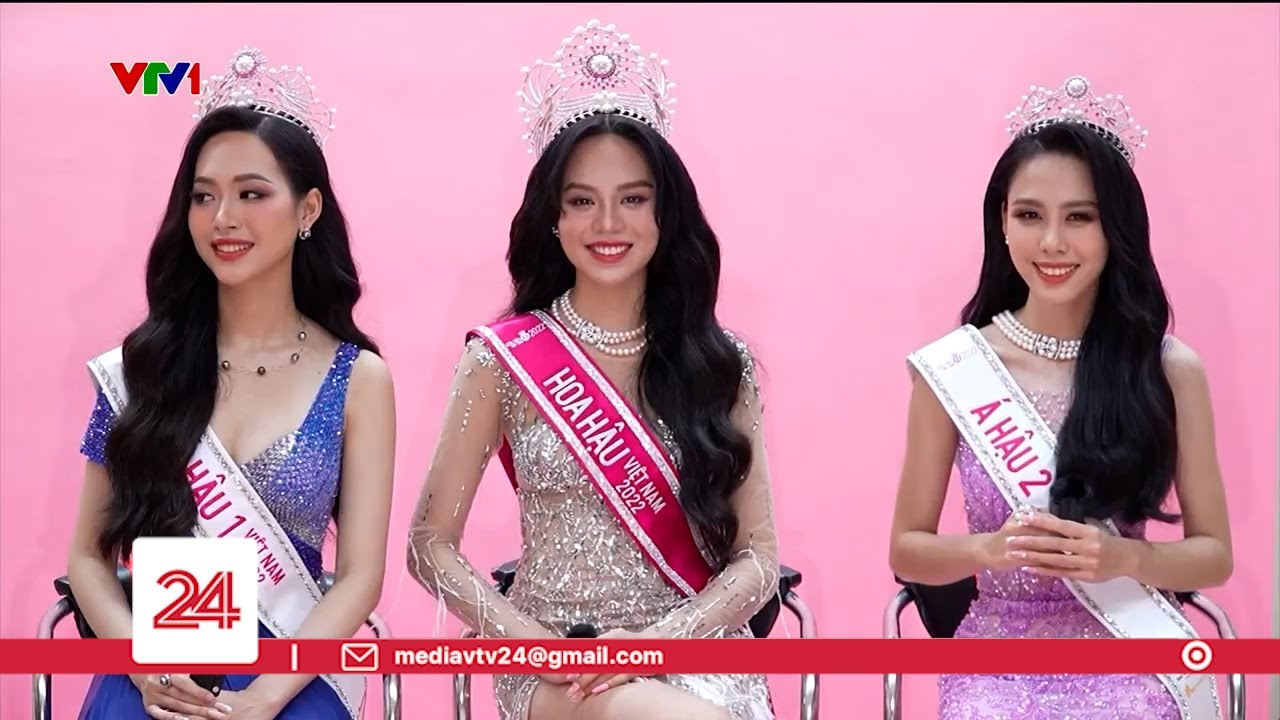
#> input picture workshop7/hoahau.jpg, 1280 x 720 px
$ python Lab7_dong_rom.py
#> lines starting #> are read from the running program, lines starting #| are printed output that depends on the picture
import os
import cv2
import numpy as np
from PIL import Image
from scipy import ndimage
from sklearn.calibration import CalibratedClassifierCV
from sklearn.svm import LinearSVC, SVC


# [77 lines left out: functions face_detection, on_button_click, not called in this run]

# Load the input image
raw_img = cv2.imread('hoahau.jpg')
#> raw_img is the input picture: shape (720, 1280, 3); mean B, G, R 157.7, 137.1, 193.8
img = raw_img

# Create the window
window_name = 'Face Detecter'
cv2.namedWindow(window_name)

# Get the size of the combined image
height, width, _ = img.shape
#> height = 720; width = 1280

# Define button properties
button_text = "DETECT FACE"
name_d = 'haarcascade_frontalface_default.xml'
button_font = cv2.FONT_ITALIC
button_font_scale = 0.6
button_thickness = 1
button_ = cv2.data.haarcascades + name_d
button_padding = 10
button_color = (255, 0, 0)
button_hover_color = (0, 255, 0)

# Get button size and position
button_size, _ = cv2.getTextSize(button_text, button_font, button_font_scale, button_thickness)
button_rect = ((0, 0), (button_size[0] + button_padding*2, button_size[1] + button_padding*2))

# Initialize button hover state
button_hover = False

# Show the image with the button
cv2.setMouseCallback(window_name, on_button_click)

# Wait for a button click
while True:
    #Display the combined image
    cv2.imshow(window_name, img)

    # Draw button
    if button_hover:
        button_text_color = button_hover_color
    else:
        button_text_color = button_color
    cv2.rectangle(img, button_rect[0], button_rect[1], button_text_color, -1)
    cv2.putText(img, button_text,
                (button_rect[0][0] + button_padding, button_rect[0][1] + button_size[1] + button_padding), button_font,
                button_font_scale, (255, 255, 255), button_thickness, cv2.LINE_AA)
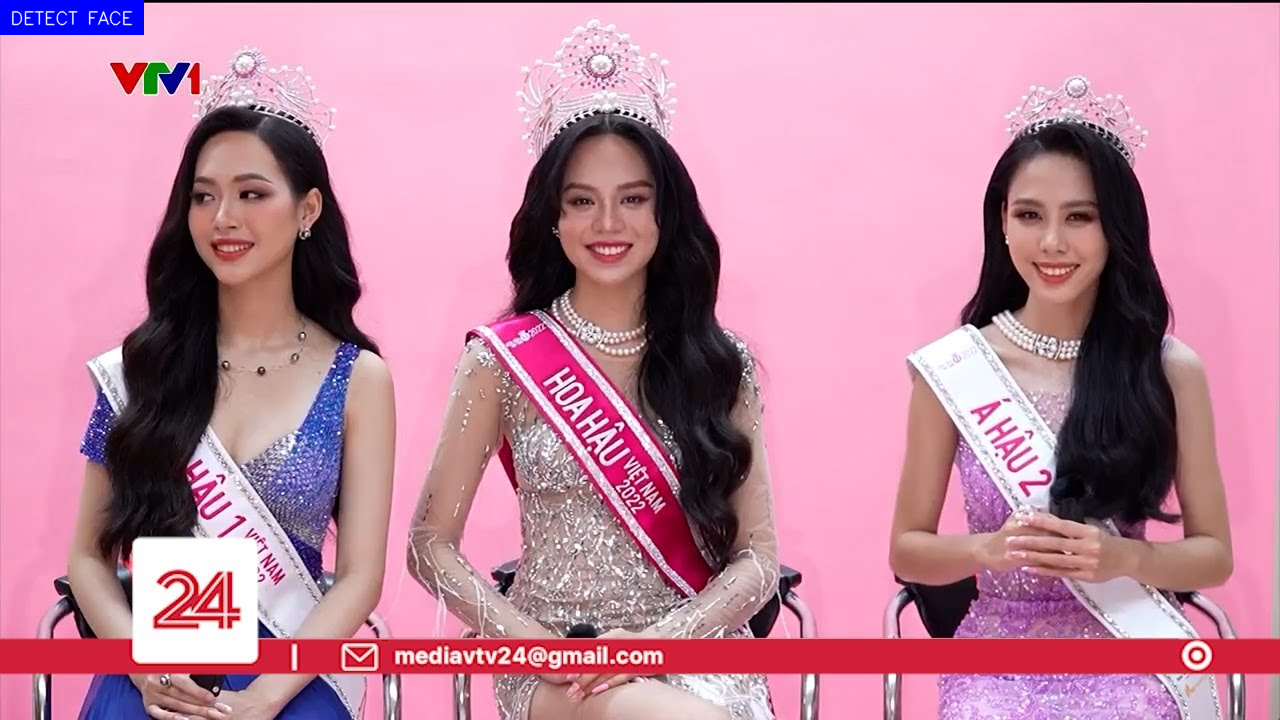
#> img: shape (720, 1280, 3); mean B, G, R 158, 136.2, 192.6

    # Check for key events
    key = cv2.waitKey(1)
#> (key q is pressed here)
    if key == ord("q"):
        break

# Close the window
cv2.destroyAllWindows()
